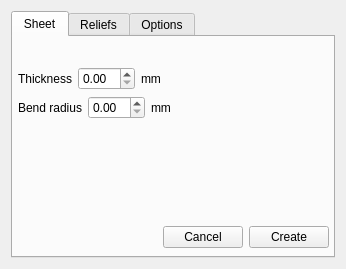
<?xml version="1.0" encoding="UTF-8"?>
<ui version="4.0">
 <class>Form</class>
 <widget class="QWidget" name="Form">
  <property name="geometry">
   <rect>
    <x>0</x>
    <y>0</y>
    <width>346</width>
    <height>269</height>
   </rect>
  </property>
  <property name="windowTitle">
   <string>Sheet Metal Project Properties</string>
  </property>
  <layout class="QHBoxLayout" name="horizontalLayout">
   <item>
    <widget class="QTabWidget" name="tabWidget">
     <property name="currentIndex">
      <number>0</number>
     </property>
     <widget class="QWidget" name="Sheet">
      <attribute name="title">
       <string>Sheet</string>
      </attribute>
      <widget class="QWidget" name="layoutWidget">
       <property name="geometry">
        <rect>
         <x>5</x>
         <y>30</y>
         <width>311</width>
         <height>181</height>
        </rect>
       </property>
       <layout class="QVBoxLayout" name="verticalLayout_2">
        <item>
         <layout class="QHBoxLayout" name="horizontalLayout_5">
          <item>
           <layout class="QVBoxLayout" name="verticalLayout">
            <item>
             <layout class="QHBoxLayout" name="horizontalLayout_2">
              <item>
               <widget class="QLabel" name="label_2">
                <property name="text">
                 <string>Thickness</string>
                </property>
               </widget>
              </item>
              <item>
               <widget class="QDoubleSpinBox" name="SpinBox_SheetThickness"/>
              </item>
              <item>
               <widget class="QLabel" name="label">
                <property name="text">
                 <string>mm</string>
                </property>
               </widget>
              </item>
             </layout>
            </item>
            <item>
             <layout class="QHBoxLayout" name="horizontalLayout_3">
              <item>
               <widget class="QLabel" name="label_3">
                <property name="text">
                 <string>Bend radius</string>
                </property>
               </widget>
              </item>
              <item>
               <widget class="QDoubleSpinBox" name="SpinBox_BendRadius"/>
              </item>
              <item>
               <widget class="QLabel" name="label_4">
                <property name="text">
                 <string>mm</string>
                </property>
               </widget>
              </item>
             </layout>
            </item>
           </layout>
          </item>
          <item>
           <spacer name="horizontalSpacer">
            <property name="orientation">
             <enum>Qt::Horizontal</enum>
            </property>
            <property name="sizeHint" stdset="0">
             <size>
              <width>40</width>
              <height>20</height>
             </size>
            </property>
           </spacer>
          </item>
         </layout>
        </item>
        <item>
         <spacer name="verticalSpacer">
          <property name="orientation">
           <enum>Qt::Vertical</enum>
          </property>
          <property name="sizeHint" stdset="0">
           <size>
            <width>20</width>
            <height>40</height>
           </size>
          </property>
         </spacer>
        </item>
        <item>
         <layout class="QHBoxLayout" name="horizontalLayout_6">
          <item>
           <spacer name="horizontalSpacer_2">
            <property name="orientation">
             <enum>Qt::Horizontal</enum>
            </property>
            <property name="sizeHint" stdset="0">
             <size>
              <width>40</width>
              <height>20</height>
             </size>
            </property>
           </spacer>
          </item>
          <item>
           <layout class="QHBoxLayout" name="horizontalLayout_4">
            <item>
             <widget class="QPushButton" name="Button_Cancel">
              <property name="text">
               <string>Cancel</string>
              </property>
             </widget>
            </item>
            <item>
             <widget class="QPushButton" name="Button_Create">
              <property name="text">
               <string>Create</string>
              </property>
             </widget>
            </item>
           </layout>
          </item>
         </layout>
        </item>
       </layout>
      </widget>
     </widget>
     <widget class="QWidget" name="Reliefs">
      <attribute name="title">
       <string>Reliefs</string>
      </attribute>
     </widget>
     <widget class="QWidget" name="tab">
      <attribute name="title">
       <string>Options</string>
      </attribute>
     </widget>
    </widget>
   </item>
  </layout>
 </widget>
 <resources/>
 <connections/>
</ui>
